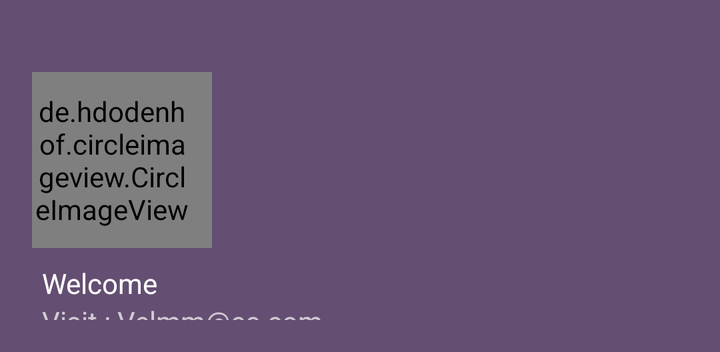
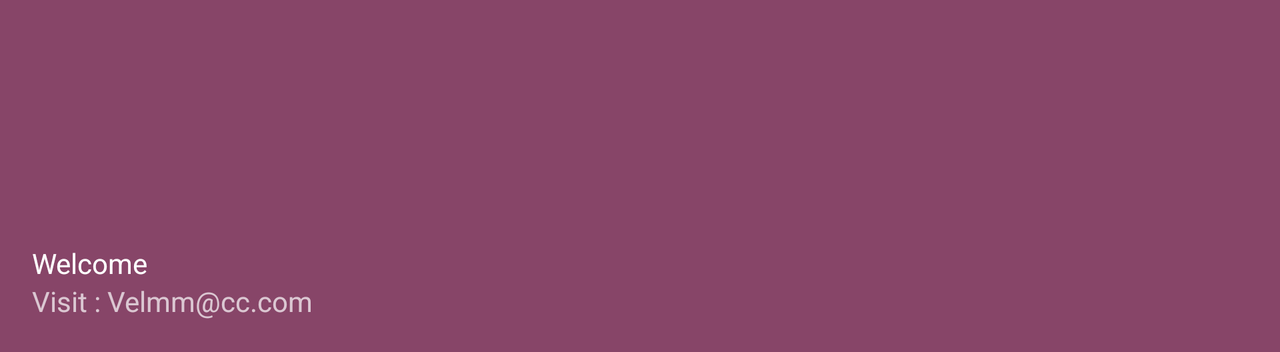

Compare how this app lays out the same screen by default and in its alternative resource folder. The renders come first, then the two layout files and the values they reference.
<!-- AndroidManifest.xml: application theme Theme.LifcVisitors -->
<!-- res/layout/nav_header_main.xml -->
<?xml version="1.0" encoding="utf-8"?>
<LinearLayout xmlns:android="http://schemas.android.com/apk/res/android"
    xmlns:app="http://schemas.android.com/apk/res-auto"
    android:layout_width="match_parent"
    android:layout_height="@dimen/nav_header_height"
    android:background="#644E71"
    android:orientation="vertical"
    android:paddingLeft="@dimen/activity_horizontal_margin"
    android:paddingTop="@dimen/activity_vertical_margin"
    android:paddingRight="@dimen/activity_horizontal_margin"
    android:paddingBottom="@dimen/activity_vertical_margin"
    android:theme="@style/ThemeOverlay.AppCompat.Dark.ActionBar">
    
   
        <de.hdodenhof.circleimageview.CircleImageView
            android:id="@+id/profile_image"
            android:layout_width="90dp"
            android:layout_height="88dp"
            android:src="@drawable/profile_photo"
            app:civ_border_color="#FF000000"
            android:layout_marginTop="20dp"
            android:paddingRight="10dp"
            app:civ_border_width="2dp"/>

   
        

    <TextView
        android:id="@+id/tv_emp_name"
        android:layout_width="match_parent"
        android:layout_height="wrap_content"
        android:paddingTop="@dimen/nav_header_vertical_spacing"
        android:layout_marginStart="5dp"
        android:text="Welcome"
        android:textAppearance="@style/TextAppearance.AppCompat.Body1" />

    <TextView
        android:id="@+id/tv_emp_email"
        android:layout_width="wrap_content"
        android:layout_height="wrap_content"
        android:layout_marginStart="5dp"
        android:text="Visit : Velmm@cc.com" />
</LinearLayout>
<!-- resources referenced by this layout -->
<resources>
  <dimen name="activity_horizontal_margin">16dp</dimen>
  <dimen name="activity_vertical_margin">16dp</dimen>
  <dimen name="nav_header_height">176dp</dimen>
  <dimen name="nav_header_vertical_spacing">8dp</dimen>
  <style name="Theme.LifcVisitors" parent="Theme.MaterialComponents.DayNight.DarkActionBar">
          
          <item name="colorPrimary">@color/purple_500</item>
          <item name="colorPrimaryVariant">@color/purple_700</item>
          <item name="colorOnPrimary">@color/white</item>
          
          <item name="colorSecondary">@color/teal_200</item>
          <item name="colorSecondaryVariant">@color/teal_700</item>
          <item name="colorOnSecondary">@color/black</item>
          
          <item name="android:statusBarColor">?attr/colorPrimaryVariant</item>
          
      </style>
  <color name="purple_500">#FF6200EE</color>
  <color name="purple_700">#FF3700B3</color>
  <color name="white">#FFFFFFFF</color>
  <color name="teal_200">#FF03DAC5</color>
  <color name="teal_700">#FF018786</color>
  <color name="black">#FF000000</color>
</resources>
<!-- res/layout-land/nav_header_main.xml (the repository's variant of the layout above) -->
<!-- drawn on the phone turned sideways -->
<?xml version="1.0" encoding="utf-8"?>
<LinearLayout xmlns:android="http://schemas.android.com/apk/res/android"
    xmlns:app="http://schemas.android.com/apk/res-auto"
    android:layout_width="match_parent"
    android:layout_height="@dimen/nav_header_height"
    android:background="#874568"
    android:gravity="bottom"
    android:orientation="vertical"
    android:paddingBottom="@dimen/activity_vertical_margin"
    android:paddingLeft="@dimen/activity_horizontal_margin"
    android:paddingRight="@dimen/activity_horizontal_margin"
    android:paddingTop="@dimen/activity_vertical_margin"
    android:theme="@style/ThemeOverlay.AppCompat.Dark">
    <ImageView
        android:id="@+id/logo_3"
        android:layout_width="wrap_content"
        android:layout_height="70dp"
        app:srcCompat="@drawable/life_logo" />
    <TextView
        android:id="@+id/tv_emp_name"
        android:layout_width="match_parent"
        android:layout_height="wrap_content"
        android:paddingTop="@dimen/nav_header_vertical_spacing"
        android:text="Welcome"
        android:textAppearance="@style/TextAppearance.AppCompat.Body1" />
    <TextView
        android:id="@+id/tv_emp_email"
        android:layout_width="wrap_content"
        android:layout_height="wrap_content"
        android:text="Visit : Velmm@cc.com" />
</LinearLayout>
